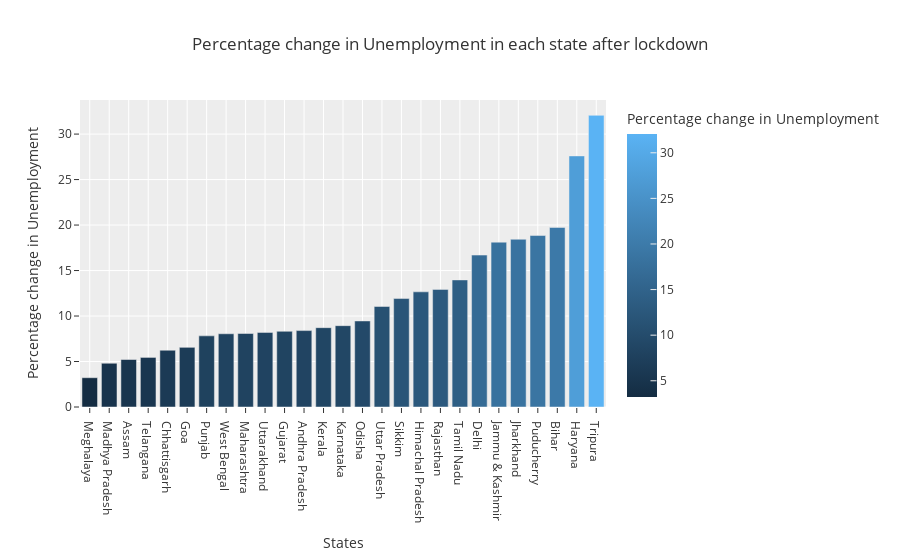

The notebook cell this image was saved under:
### Code cell
m_lock['Percentage change in Unemployment'] = round(m_lock['Unemployment Rate after lockdown'] - m_lock['Unemployment Rate before lockdown']/m_lock['Unemployment Rate before lockdown'],2)
plot_per = m_lock.sort_values('Percentage change in Unemployment')
fig = px.bar(plot_per, x='States',y='Percentage change in Unemployment',color='Percentage change in Unemployment',
            title='Percentage change in Unemployment in each state after lockdown',template='ggplot2')
fig.show()

### Figure 1 — Plotly figure (JSON) as saved in the notebook; plotly's stock layout.template omitted (floating-point values rounded to 4 significant figures)
{"data": [{"alignmentgroup": "True", "hovertemplate": "States=%{x}<br>Percentage change in Unemployment=%{marker.color}<extra></extra>", "legendgroup": "", "marker": {"color": [3.22, 4.81, 5.22, 5.45, 6.24, 6.56, 7.82, 8.05, 8.08, 8.2, 8.32, 8.4, 8.72, 8.94, 9.46, 11.05, 11.92, 12.66, 12.93, 13.97, 16.7, 18.12, 18.44, 18.85, 19.74, 27.6, 32.06], "coloraxis": "coloraxis", "pattern": {"shape": ""}}, "name": "", "offsetgroup": "", "orientation": "v", "showlegend": false, "textposition": "auto", "type": "bar", "x": ["Meghalaya", "Madhya Pradesh", "Assam", "Telangana", "Chhattisgarh", "Goa", "Punjab", "West Bengal", "Maharashtra", "Uttarakhand", "Gujarat", "Andhra Pradesh", "Kerala", "Karnataka", "Odisha", "Uttar Pradesh", "Sikkim", "Himachal Pradesh", "Rajasthan", "Tamil Nadu", "Delhi", "Jammu & Kashmir", "Jharkhand", "Puducherry", "Bihar", "Haryana", "Tripura"], "xaxis": "x", "y": [3.22, 4.81, 5.22, 5.45, 6.24, 6.56, 7.82, 8.05, 8.08, 8.2, 8.32, 8.4, 8.72, 8.94, 9.46, 11.05, 11.92, 12.66, 12.93, 13.97, 16.7, 18.12, 18.44, 18.85, 19.74, 27.6, 32.06], "yaxis": "y"}], "layout": {"autosize": true, "barmode": "relative", "coloraxis": {"colorbar": {"title": {"text": "Percentage change in Unemployment"}}, "colorscale": [[0, "rgb(20,44,66)"], [1, "rgb(90,179,244)"]]}, "legend": {"tracegroupgap": 0}, "title": {"text": "Percentage change in Unemployment in each state after lockdown"}, "xaxis": {"anchor": "y", "autorange": true, "domain": [0, 1], "range": [-0.5, 26.5], "title": {"text": "States"}, "type": "category"}, "yaxis": {"anchor": "x", "autorange": true, "domain": [0, 1], "range": [0, 33.75], "title": {"text": "Percentage change in Unemployment"}, "type": "linear"}}}
